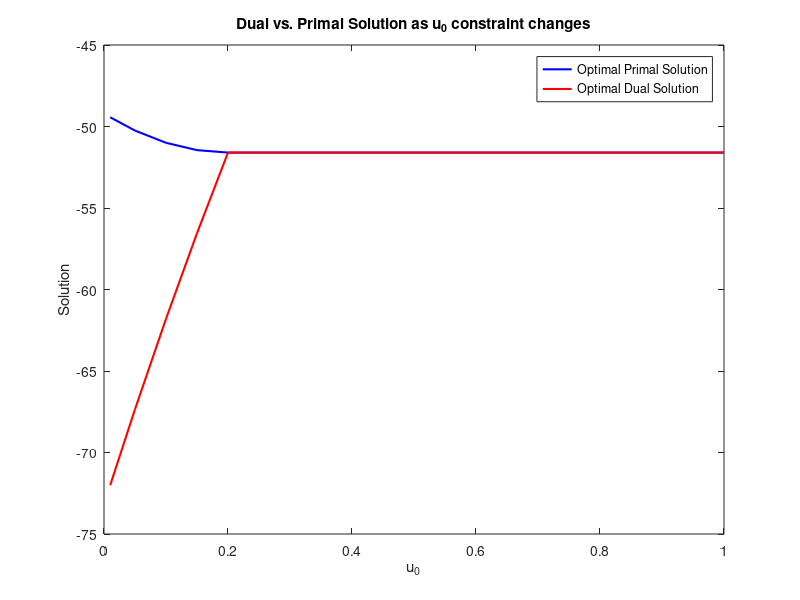
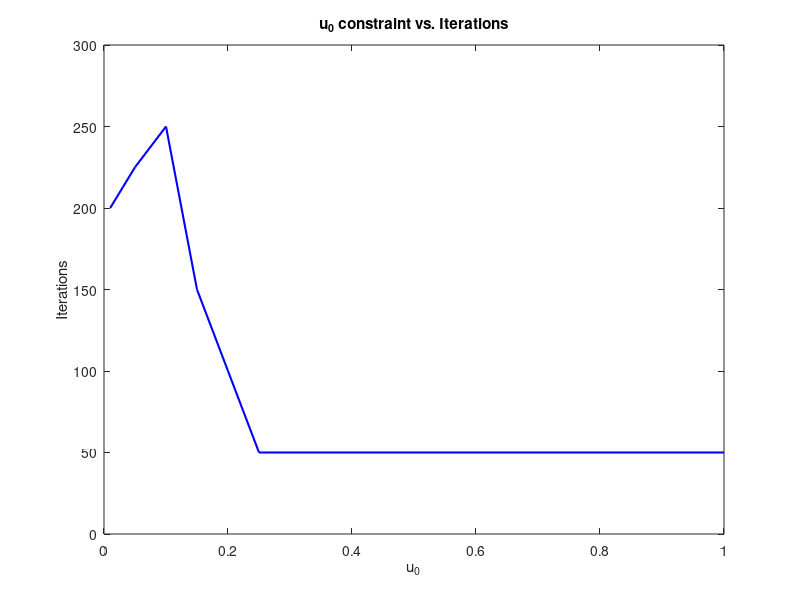

Here is the MATLAB script that generated these plots, in order:
close all
clear
clc

% One Step Constrained Optimal Control Problem Plots
u_0_constraint=[0.01,0.05,0.1,0.15,0.2,0.25,0.3,0.35,0.4,0.45,0.5,0.55,0.6,0.65,0.70,0.75,0.80,0.85,0.90,0.95,1]
primalsolution1=[-49.434,-50.25,-51,-51.45,-51.6,-51.6,-51.6,-51.6,-51.6,-51.6,-51.6,-51.6,-51.6,-51.6,-51.6,-51.6,-51.6,-51.6,-51.6,-51.6,-51.6]
dualsolution1=[-72.006,-67.35,-61.8,-56.55,-51.6,-51.6,-51.6,-51.6,-51.6,-51.6,-51.6,-51.6,-51.6,-51.6,-51.6,-51.6,-51.6,-51.6,-51.6,-51.6,-51.6]

delta=[0.8,0.85,0.9,0.95,0.96,0.97,0.98,0.99]
primalsolution2=[-51.6,-51.6,-51.6,-51.6,-51.6,-51.6,-51.6,-51.6,]
dualsolution2=[-51.6,-51.6,-51.6,-51.6,-51.6,-51.6,-51.6,-51.6,]

iterations=[200,225,250,150,100,50,50,50,50,50,50,50,50,50,50,50,50,50,50,50,50]
size(iterations)

figure
plot(u_0_constraint,primalsolution1,'b','LineWidth',1.5)
hold on
plot(u_0_constraint,dualsolution1,'r','LineWidth',1.5)
legend('Optimal Primal Solution','Optimal Dual Solution')
title('Dual vs. Primal Solution as u_0 constraint changes')
xlabel('u_0')
ylabel('Solution')

figure
plot(u_0_constraint,iterations,'b','LineWidth',1.5)
title('u_0 constraint vs. Iterations')
xlabel('u_0')
ylabel('Iterations')
ylim([0,300])